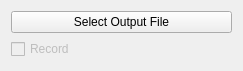
<?xml version="1.0" encoding="UTF-8"?>
<ui version="4.0">
 <class>qSlicerBetaProbeLogRecorderWidget</class>
 <widget class="qSlicerWidget" name="qSlicerBetaProbeLogRecorderWidget">
  <property name="geometry">
   <rect>
    <x>0</x>
    <y>0</y>
    <width>243</width>
    <height>71</height>
   </rect>
  </property>
  <property name="windowTitle">
   <string>Form</string>
  </property>
  <layout class="QVBoxLayout" name="verticalLayout">
   <item>
    <widget class="QPushButton" name="SelectFileButton">
     <property name="text">
      <string>Select Output File</string>
     </property>
    </widget>
   </item>
   <item>
    <widget class="QCheckBox" name="RecordCheckbox">
     <property name="enabled">
      <bool>false</bool>
     </property>
     <property name="text">
      <string>Record</string>
     </property>
    </widget>
   </item>
  </layout>
 </widget>
 <customwidgets>
  <customwidget>
   <class>qSlicerWidget</class>
   <extends>QWidget</extends>
   <header>qSlicerWidget.h</header>
   <container>1</container>
  </customwidget>
 </customwidgets>
 <resources/>
 <connections/>
</ui>
